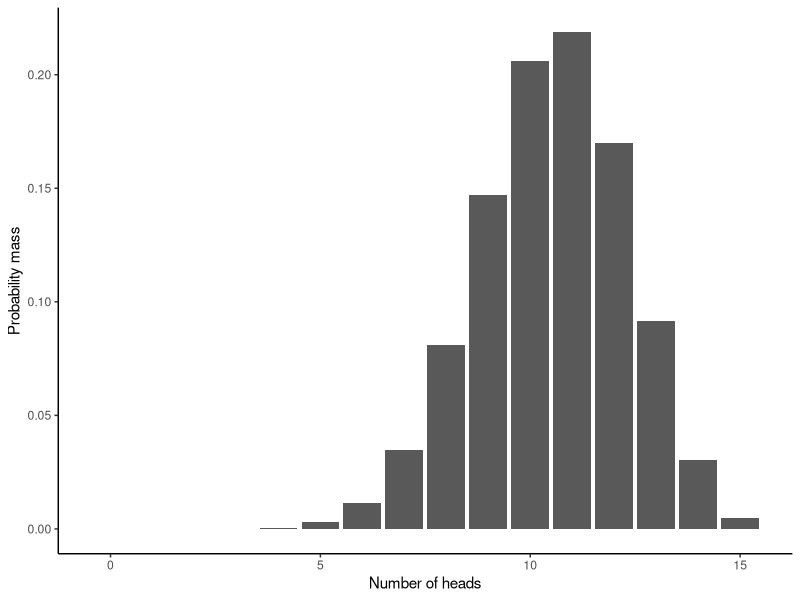
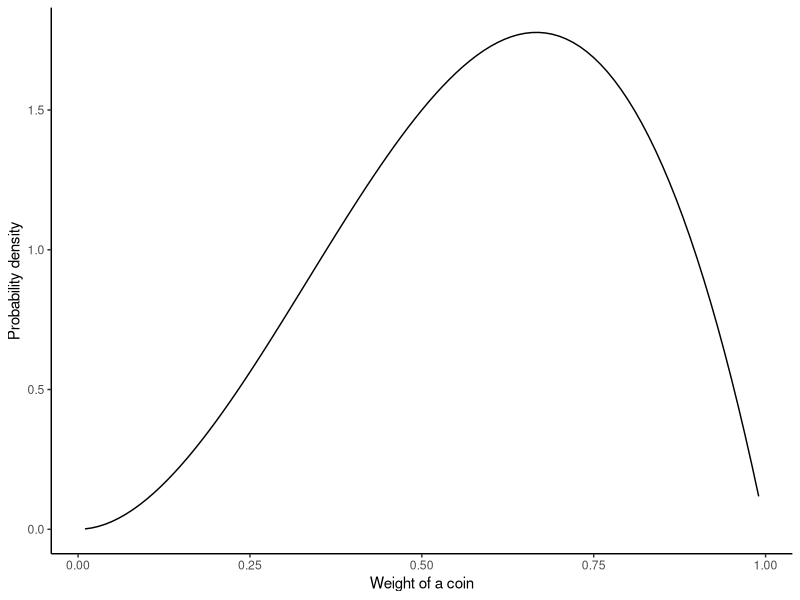
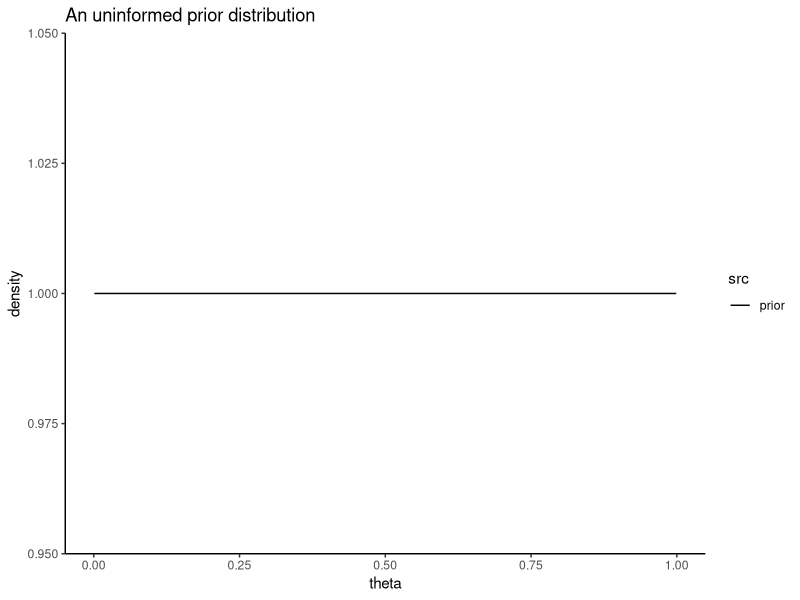
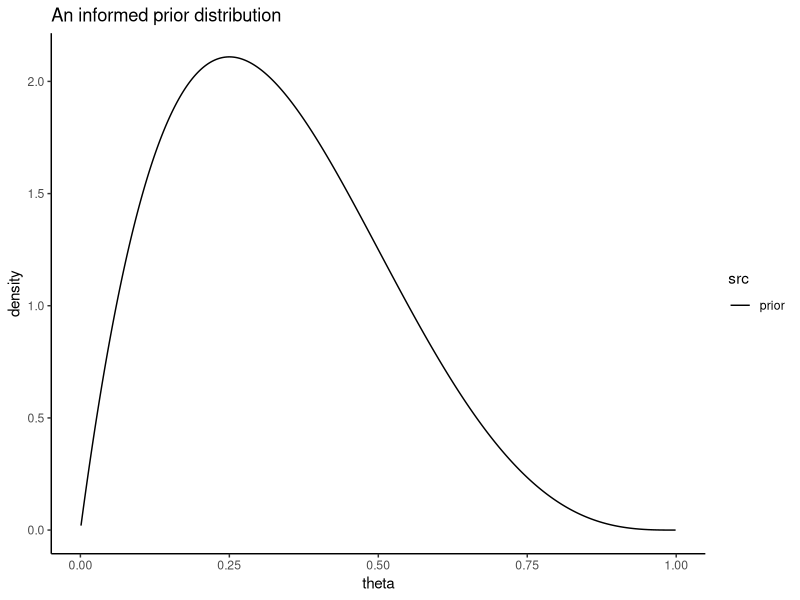
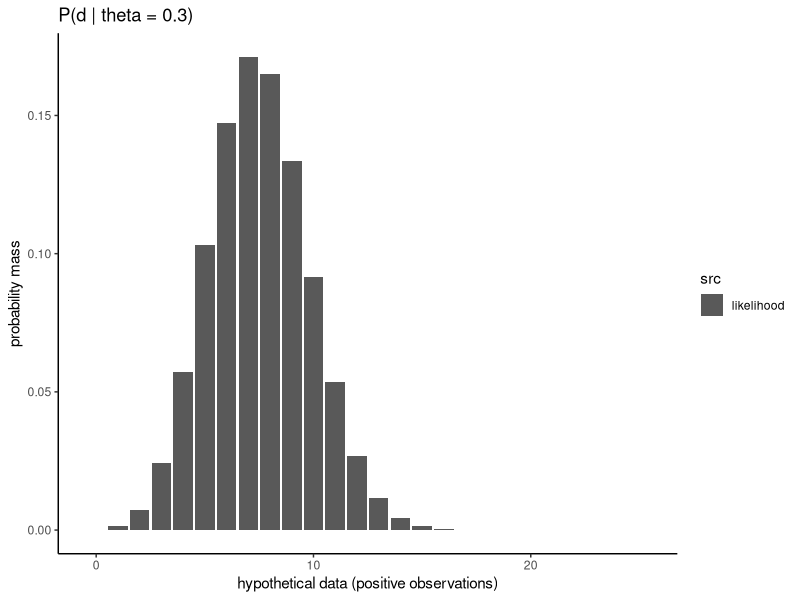
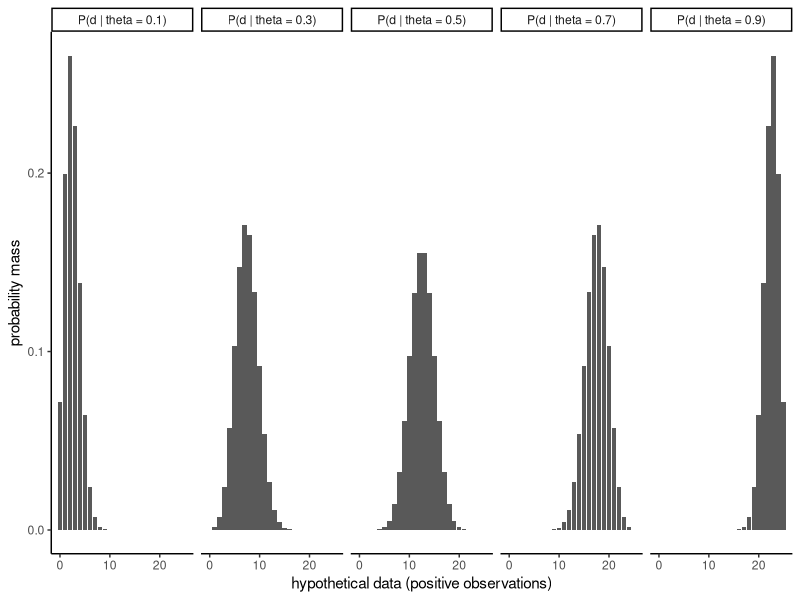
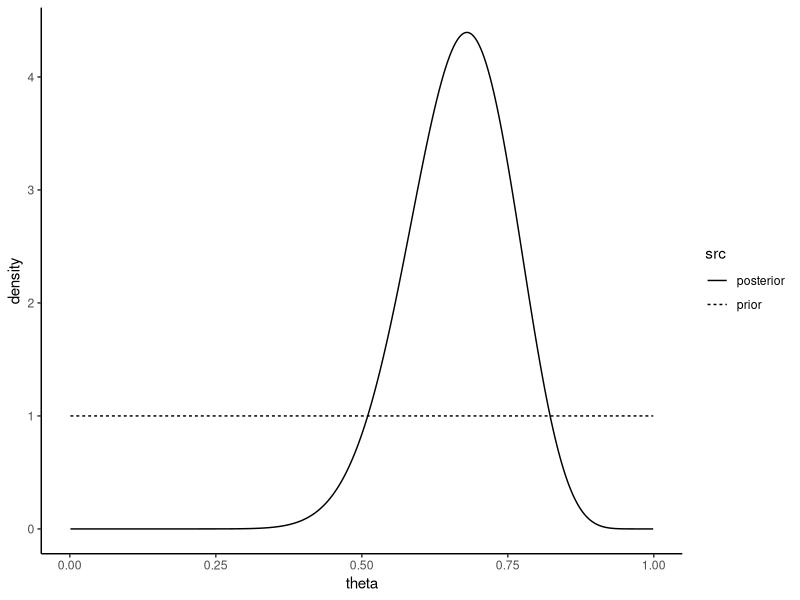
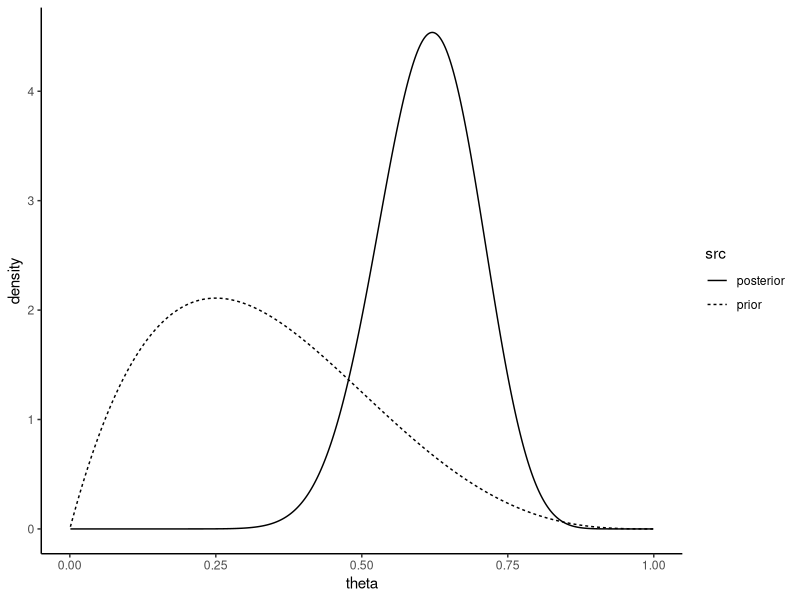

Write R code to recreate these figures, in order.
## ---- chunk 1
library(knitr)
library(tidyverse)
opts_chunk$set(echo=TRUE, 
               warning=FALSE, message=FALSE, 
               cache=FALSE)
## ---- chunk 2
possible_outcomes = seq(0, 15)

data.frame(x = possible_outcomes,
           y = dbinom(x= possible_outcomes, size = 15, prob = 0.7) ) %>%
  ggplot(., aes( x, y))+
  geom_col()+
  labs(x = "Number of heads", y = "Probability mass")+
  theme_classic()
## ---- chunk 3
possible_probabilities = seq(0.01, 0.99, 0.01)

data.frame(x = possible_probabilities,
           y = dbeta(x= possible_probabilities, shape1 = 3, shape2 = 2) ) %>%
  ggplot(., aes( x, y))+
  geom_line()+
  labs(x = "Weight of a coin", y = "Probability density")+
  theme_classic()
## ---- chunk 4
prior_parameters <- list(shape1 = 1, shape2 = 1) # as shape1 increases, the prior will favor higher numbers; as shape2 increases, the prior will favor lower numbers

bins <- seq(0.001, 0.999, 0.001)

data.frame(
  src = rep("prior", length(bins)),
  theta = bins,
  density = dbeta(x = bins, shape1 = prior_parameters$shape1,
          shape2 = prior_parameters$shape2)
) %>%
  ggplot(., aes( x = theta, y = density, linetype = src))+
  geom_line()+
  ggtitle("An uninformed prior distribution")+
  theme_classic()

## ---- chunk 5
prior_parameters <- list(shape1 = 2, shape2 = 4) # as shape1 increases, the prior will favor higher numbers; as shape2 increases, the prior will favor lower numbers

data.frame(
  src = rep("prior", length(bins)),
  theta = bins,
  density = dbeta(x = bins, shape1 = prior_parameters$shape1,
          shape2 = prior_parameters$shape2)
) %>%
  ggplot(., aes( x = theta, y = density, linetype = src))+
  geom_line()+
  ggtitle("An informed prior distribution") +
  theme_classic()

## ---- chunk 6
hypothetical_true_population_parameter <- 0.3
data_bins <- seq(0, 25, 1)

data.frame(
  src = rep("likelihood", length(data_bins)),
  x = data_bins,
  prob = dbinom(x = data_bins, size = 25, p = hypothetical_true_population_parameter)
) %>%
  ggplot(., aes( x = x, y = prob, linetype = src))+
  geom_col()+
  xlab("hypothetical data (positive observations)")+
  ylab("probability mass")+
  ggtitle(paste("P(d | theta = ",hypothetical_true_population_parameter ,")", sep = ""))+
  theme_classic()
## ---- chunk 7
hypothetical_true_population_parameter <- 0.3
data_bins <- seq(0, 25, 1)

data.frame(
  src = paste("P(d | theta = ", c(
    rep(0.1, length(data_bins)),
    rep(0.3, length(data_bins)),
    rep(0.5, length(data_bins)),
    rep(0.7, length(data_bins)),
    rep(0.9, length(data_bins))
  ), ")", sep = ""),
  x = c(data_bins,data_bins,data_bins,data_bins,data_bins),
  prob = c(
    dbinom(x = data_bins, size = 25, p = 0.1),
    dbinom(x = data_bins, size = 25, p = 0.3),
    dbinom(x = data_bins, size = 25, p = 0.5),
    dbinom(x = data_bins, size = 25, p = 0.7),
    dbinom(x = data_bins, size = 25, p = 0.9)
    )
) %>%
  ggplot(., aes( x = x, y = prob))+
  geom_col()+
  xlab("hypothetical data (positive observations)")+
  ylab("probability mass")+
  facet_wrap(~src, nrow = 1)+
  theme_classic()
## ---- chunk 8
prior_parameters <- list(shape1 = 1, shape2 = 1) # as shape1 increases, the prior will favor higher numbers; as shape2 increases, the prior will favor lower numbers

observed_data <- 17
number_of_observations <- 25

# this example is a classic Beta-Binomial problem, where the posterior distribution can be computed analytically
posterior_parameters <- list(
  shape1 = prior_parameters$shape1 + observed_data,
  shape2 = prior_parameters$shape2 + number_of_observations - observed_data
  )

bins <- seq(0.001, 0.999, 0.001)

data.frame(
  src = c(
    rep("posterior",length(bins)), 
    rep("prior", length(bins))
    ),
  theta = c(bins, bins),
  density = c(
    dbeta(x = bins, shape1 = posterior_parameters$shape1,
          shape2 = posterior_parameters$shape2),
    dbeta(x = bins, shape1 = prior_parameters$shape1,
          shape2 = prior_parameters$shape2)
  )
) -> df_posterior


df_posterior %>%
  ggplot(., aes( x = theta, y = density, linetype = src))+
  geom_line()+
  theme_classic()

## ---- chunk 9
df_posterior %>%
  filter(src == "posterior") %>%
  summarize(
    MAP = theta[which.max(density)]
  )
## ---- chunk 10
df_posterior %>%
  filter(src == "posterior") %>%
  mutate(norm_prob = density / sum(density)) %>% # this calculation is technically an integral (not a sum), but we can approximate it by normalizing the density values into probabilities
  filter(theta > 0.5) %>%
  summarize(
    prob_gt_0.5 = sum(norm_prob)
  )

# since the posterior is analytically computed and we know (from mathematical analysis) that the shape of the posterior is a Beta distribution, we can also calculate this probability using the `pbeta` function

# 1 - pbeta(0.5, posterior_parameters$shape1, posterior_parameters$shape2)
## ---- chunk 11
qbeta(p = c(0.025, 0.975),
      shape1 = posterior_parameters$shape1, 
      shape2 = posterior_parameters$shape2)
## ---- chunk 12
informed_prior_parameters <- list(shape1 = 2, shape2 = 4) # as shape1 increases, the prior will favor higher numbers; as shape2 increases, the prior will favor lower numbers

observed_data <- 17
number_of_observations <- 25

# this example is a classic Beta-Binomial problem, where the posterior distribution can be computed analytically
informed_posterior_parameters <- list(
  shape1 = informed_prior_parameters$shape1 + observed_data,
  shape2 = informed_prior_parameters$shape2 + number_of_observations - observed_data
  )

bins <- seq(0.001, 0.999, 0.001)

data.frame(
  src = c(
    rep("posterior",length(bins)), 
    rep("prior", length(bins))
    ),
  theta = c(bins, bins),
  density = c(
    dbeta(x = bins, 
          shape1 = informed_posterior_parameters$shape1,
          shape2 = informed_posterior_parameters$shape2),
    dbeta(x = bins, 
          shape1 = informed_prior_parameters$shape1,
          shape2 = informed_prior_parameters$shape2)
  )
) -> df_posterior_informed


df_posterior_informed %>%
  ggplot(., aes( x = theta, y = density, linetype = src))+
  geom_line()+
  theme_classic()
## ---- chunk 13
df_posterior_informed %>%
  filter(src == "posterior") %>%
  summarize(
    MAP = theta[which.max(density)]
  )
## ---- chunk 14
df_posterior_informed %>%
  filter(src == "posterior") %>%
  mutate(norm_prob = density / sum(density)) %>% # this calculation is technically an integral (not a sum), but we can approximate it by normalizing the density values into probabilities
  filter(theta > 0.5) %>%
  summarize(
    prob_gt_0.5 = sum(norm_prob)
  )
## ---- chunk 15
qbeta(p = c(0.025, 0.975),
      shape1 = informed_posterior_parameters$shape1, 
      shape2 = informed_posterior_parameters$shape2)
